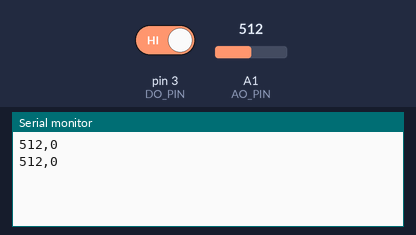
Bench run of a sketch on a simulated Arduino Uno, built with avr-gcc and run on an emulated ATmega328P. Parts: the last lines printed to the serial monitor. The inputs (shaded band) are chosen by the test bench; at power-on: A1 (AO_PIN) = 512, pin 3 (DO_PIN) HIGH.

Above: at 1.8 s.
1.9 s: A1 (AO_PIN) set to 716
At 2.8 s:
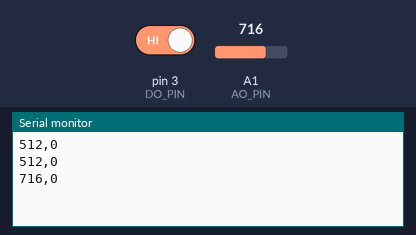
3.4 s: pin 3 (DO_PIN) driven LOW
At 4.7 s:
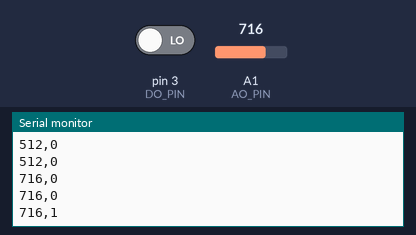
4.9 s: A1 (AO_PIN) set to 900
At 5.8 s:
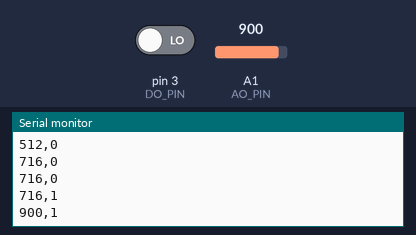
6.4 s: pin 3 (DO_PIN) driven HIGH
At 7.8 s:
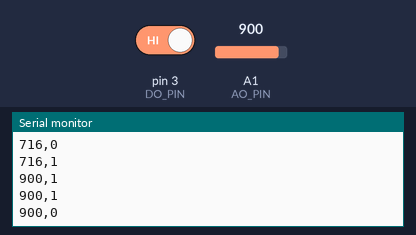
Timing chart, 0 to 8.9 s (numbered marks = the images above; inputs shaded):
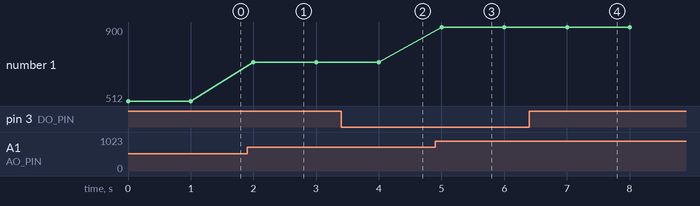

Measured:
- after the input at 1.9 s, the serial monitor: prints a new line after 0.10 s (image 1)
- after the input at 3.4 s, the serial monitor: prints a new line after 0.60 s (image 2)
- after the input at 4.9 s, the serial monitor: prints a new line after 0.10 s (image 3)
- after the input at 6.4 s, the serial monitor: prints a new line after 0.60 s (image 4)
- plotted number 1: 512 → 716 after the input at 1.9 s, 716 → 900 after the input at 4.9 s

The sketch:

rain_sensor.ino
```cpp
// Rain Sensor - Arduino Sketch
// MH-sensor-series module connected to:
//   AO -> A1 (analog raw value)
//   DO -> D3 (digital threshold output)
//
// Sends CSV over serial: "<raw>,<raining>\n"
// raw: 0-1023 (0=heavy rain/conductive, 1023=dry)
// raining: 1=raining (below threshold), 0=dry (above threshold)

const int AO_PIN = A1;
const int DO_PIN = 3;
const int BAUD_RATE = 9600;
const int INTERVAL_MS = 1000;

void setup() {
  Serial.begin(BAUD_RATE);
  pinMode(DO_PIN, INPUT);
}

void loop() {
  int raw = analogRead(AO_PIN);
  int raining = !digitalRead(DO_PIN);  // invert: 1=raining, 0=dry

  Serial.print(raw);
  Serial.print(",");
  Serial.println(raining);

  delay(INTERVAL_MS);
}
```
